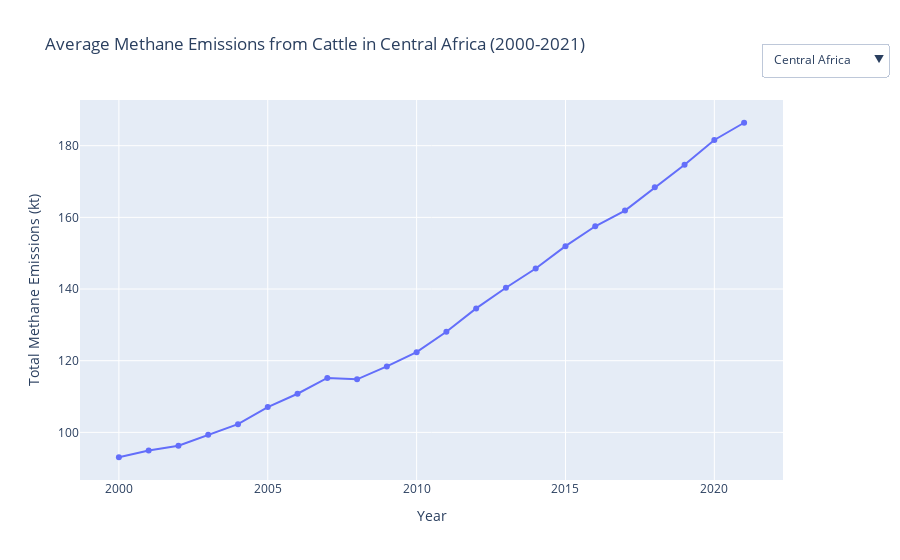

The code cell stored with this chart in its notebook:
### Code cell
#@title Average Methane Emissions from Cattle by African Region (2000-2021)

# Group the data by Region and year, and calculate the mean of the 'Value' column
emissions_by_Region_year = africa_data.groupby(['Region', 'Year'])['Value'].mean().reset_index()

# Create an empty figure
fig = go.Figure()

# Add a trace for each Region
Regions = emissions_by_Region_year['Region'].unique()
for Region in Regions:
    Region_data = emissions_by_Region_year[emissions_by_Region_year['Region'] == Region]
    fig.add_trace(go.Scatter(x=Region_data['Year'], y=Region_data['Value'], mode='lines+markers', name=Region, visible=False))

# Make only the first Region visible
fig.data[0].visible = True

# Create dropdown menu options
dropdown_buttons = []
for i, Region in enumerate(Regions):
    dropdown_buttons.append(dict(method='update',
                                 label=Region,
                                 args=[{'visible': [j == i for j in range(len(Regions))]},
                                       {'title': f'Average Methane Emissions from Cattle in {Region} (2000-2021)'}]))

# Add dropdown to the layout
fig.update_layout(
    updatemenus=[dict(active=0, buttons=dropdown_buttons, x=1.15, y=1.15)],
    title=f'Average Methane Emissions from Cattle in {Regions[0]} (2000-2021)',
    xaxis_title='Year',
    yaxis_title='Total Methane Emissions (kt)',
)

# Show the figure
fig.show()

### Figure 1 — Plotly figure (JSON) as saved in the notebook; plotly's stock layout.template omitted (floating-point values rounded to 4 significant figures)
{"data": [{"mode": "lines+markers", "name": "Central Africa", "type": "scatter", "visible": true, "x": [2000, 2001, 2002, 2003, 2004, 2005, 2006, 2007, 2008, 2009, 2010, 2011, 2012, 2013, 2014, 2015, 2016, 2017, 2018, 2019, 2020, 2021], "y": [93.06, 94.94, 96.28, 99.34, 102.3, 107.1, 110.8, 115.2, 114.8, 118.4, 122.4, 128.1, 134.6, 140.4, 145.7, 152.0, 157.5, 161.9, 168.4, 174.7, 181.6, 186.4]}, {"mode": "lines+markers", "name": "East Africa", "type": "scatter", "visible": false, "x": [2000, 2001, 2002, 2003, 2004, 2005, 2006, 2007, 2008, 2009, 2010, 2011, 2012, 2013, 2014, 2015, 2016, 2017, 2018, 2019, 2020, 2021], "y": [186.4, 189.0, 199.1, 201.0, 202.6, 209.0, 218.1, 238.2, 251.8, 259.3, 266.5, 269.3, 281.5, 286.4, 294.9, 300.5, 309.3, 307.1, 308.5, 320.6, 341.6, 328.9]}, {"mode": "lines+markers", "name": "North Africa", "type": "scatter", "visible": false, "x": [2000, 2001, 2002, 2003, 2004, 2005, 2006, 2007, 2008, 2009, 2010, 2011, 2012, 2013, 2014, 2015, 2016, 2017, 2018, 2019, 2020, 2021], "y": [68.29, 70.72, 72.12, 72.97, 74.8, 75.73, 77.23, 79.5, 80.16, 76.86, 79.58, 81.48, 82.38, 82.66, 84.85, 87.24, 87.38, 81.85, 81.77, 71.03, 68.92, 69.45]}, {"mode": "lines+markers", "name": "Southern Africa", "type": "scatter", "visible": false, "x": [2000, 2001, 2002, 2003, 2004, 2005, 2006, 2007, 2008, 2009, 2010, 2011, 2012, 2013, 2014, 2015, 2016, 2017, 2018, 2019, 2020, 2021], "y": [146.9, 145.9, 138.5, 137.3, 136.1, 142.8, 135.7, 138.1, 139.1, 141.0, 144.6, 144.9, 147.5, 144.9, 136.8, 138.9, 138.5, 131.3, 130.1, 126.9, 124.9, 126.8]}, {"mode": "lines+markers", "name": "West Africa", "type": "scatter", "visible": false, "x": [2000, 2001, 2002, 2003, 2004, 2005, 2006, 2007, 2008, 2009, 2010, 2011, 2012, 2013, 2014, 2015, 2016, 2017, 2018, 2019, 2020, 2021], "y": [94.63, 96.63, 99.56, 106.8, 110.1, 113.1, 116.5, 119.3, 122.4, 126.8, 128.1, 136.6, 140.9, 144.2, 148.7, 152.9, 156.9, 161.3, 165.9, 171.0, 175.9, 180.6]}], "layout": {"title": {"text": "Average Methane Emissions from Cattle in Central Africa (2000-2021)"}, "updatemenus": [{"active": 0, "buttons": [{"args": [{"visible": [true, false, false, false, false]}, {"title": "Average Methane Emissions from Cattle in Central Africa (2000-2021)"}], "label": "Central Africa", "method": "update"}, {"args": [{"visible": [false, true, false, false, false]}, {"title": "Average Methane Emissions from Cattle in East Africa (2000-2021)"}], "label": "East Africa", "method": "update"}, {"args": [{"visible": [false, false, true, false, false]}, {"title": "Average Methane Emissions from Cattle in North Africa (2000-2021)"}], "label": "North Africa", "method": "update"}, {"args": [{"visible": [false, false, false, true, false]}, {"title": "Average Methane Emissions from Cattle in Southern Africa (2000-2021)"}], "label": "Southern Africa", "method": "update"}, {"args": [{"visible": [false, false, false, false, true]}, {"title": "Average Methane Emissions from Cattle in West Africa (2000-2021)"}], "label": "West Africa", "method": "update"}], "x": 1.15, "y": 1.15}], "xaxis": {"title": {"text": "Year"}}, "yaxis": {"title": {"text": "Total Methane Emissions (kt)"}}}}
